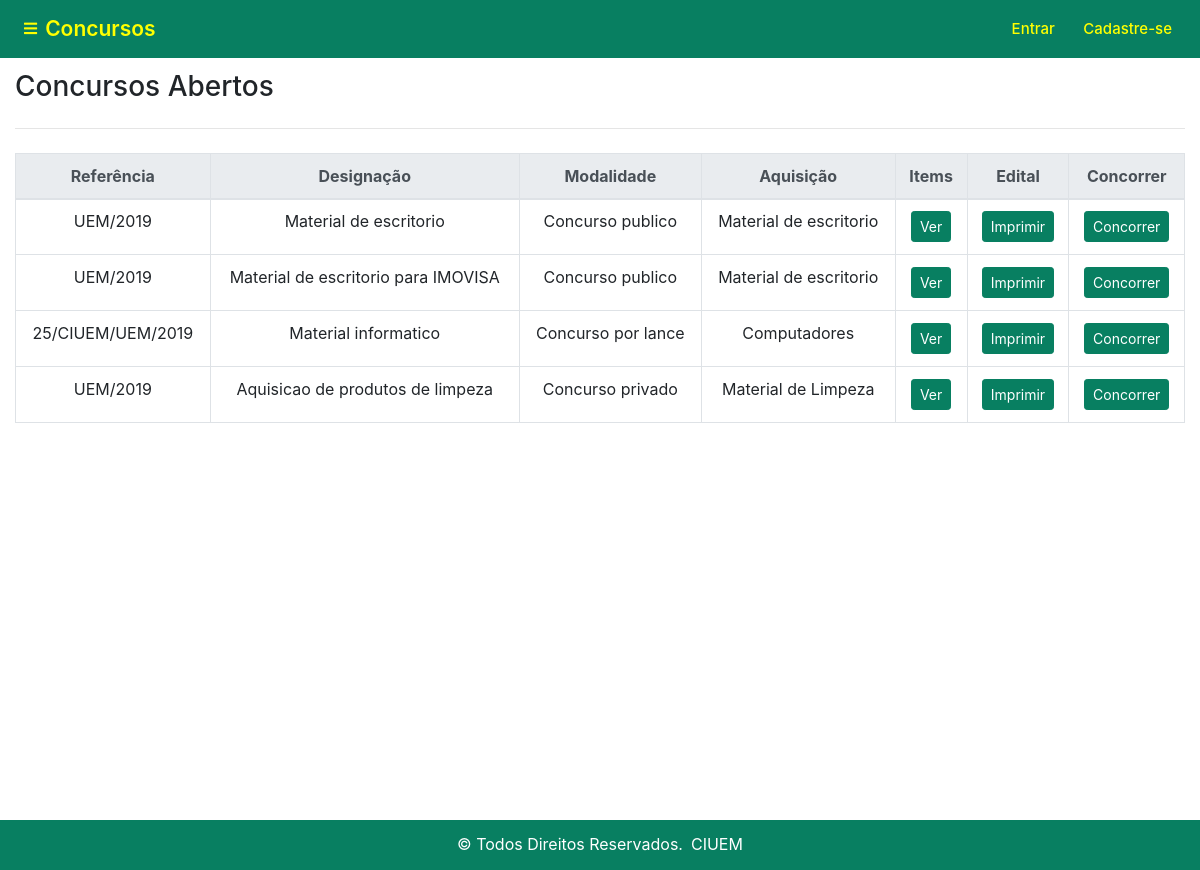
The app's page /view/website/concurso_aberto.php with its own data.
### tables this page shows
CREATE TABLE `concurso` (
  `concurso_id` int(20) NOT NULL AUTO_INCREMENT,
  `modalidade` varchar(60) DEFAULT NULL,
  `referencia` varchar(60) DEFAULT NULL,
  `designacao` varchar(60) DEFAULT NULL,
  `aquisicao` varchar(60) DEFAULT NULL,
  `dataInicio` date DEFAULT NULL,
  `datafim` date DEFAULT NULL,
  `descricao` varchar(120) DEFAULT NULL,
  `previsto` char(1) DEFAULT '0' COMMENT '1-previsto e 0-Nao previsto',
  `aberto` char(1) DEFAULT '1' COMMENT '1-aberto e 0-fechado',
  `ficheiro` blob,
  PRIMARY KEY (`concurso_id`)
);

### view/website/concurso_aberto.php (the view, shortened to what this page needs)
<?php include "../estrutura/website/header.php" ?>
<?php include "../estrutura/website/navbar.php" ?>
<?php
include "../../modal/conexao.php" ;
$sql = "SELECT * FROM concurso co WHERE co.`aberto`=1";
$resultado = mysqli_query($link,$sql);
?>
<header>
    <section class="publico">
    <div id="content-wrapper">
    <div class="container-fluid">
            <h3>Concursos Abertos </h3>
                <hr class="my-4"/>
                <div class="table-responsive">
                    <table class="table table-bordered">
                        <thead class="thead-light">
                            <tr>
                            <th>Refer&ecircncia</th>
                            <th>Designa&ccedil&atildeo</th>
                            <th>Modalidade</th>
                            <th>Aquisi&ccedil&atildeo</th>
                            <th>Items</th>
                            <th>Edital</th>
                            <th>Concorrer</th>
                            </tr>
                        </thead>
                    <tbody>
                        <tr>
                        <?php while($dados = mysqli_fetch_array($resultado)){ ?>
                          <tr>
                            <td><?php echo $dados['referencia']; ?></td>
                            <td><?php echo $dados['designacao']; ?></td>
                            <td><?php echo $dados['modalidade']; ?></td>
                            <td><?php echo $dados['aquisicao']; ?></td>
                            <td><button type="button" class="btn btn-success btn-sm " data-toggle="modal" data-target="#myModal">Ver</button></td>
                            <td><a href=""><button type="button" onclick="myFunction()"class="btn btn-success btn-sm">Imprimir</button></a></td>
                            <td><a href="concorrer.php"><button type="button" class="btn btn-success btn-sm">Concorrer</button></a></td>
                            </tr>
                          <?php } ?>
                        </tr>
                    </tbody>
                    </table>
                </div>
        </div>
    </div>
</section>
</header>
<?php include "../estrutura/website/footer.php" ?>

### css/app.css (style rules this page uses)
body.site { background-color: white; }
table th { text-align: center; }
table td { text-align: center; }
section.publico { margin-top: 70px; }
.btn-success { color: #fff!important; background-color: #087F61!important; border-color: #087F61!important; }

### records on screen
concurso: referencia "UEM/2019", designacao "Material de escritorio", modalidade "Concurso publico", aquisicao "Material de escritorio"
concurso: referencia "UEM/2019", designacao "Material de escritorio para IMOVISA", modalidade "Concurso publico", aquisicao "Material de escritorio"
concurso: referencia "25/CIUEM/UEM/2019", designacao "Material informatico", modalidade "Concurso por lance", aquisicao "Computadores"
concurso: referencia "UEM/2019", designacao "Aquisicao de produtos de limpeza", modalidade "Concurso privado", aquisicao "Material de Limpeza"
